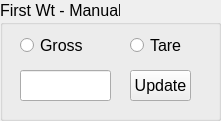
    <widget class="QGroupBox" name="groupBox_2">
     <property name="geometry">
      <rect>
       <x>1080</x>
       <y>20</y>
       <width>221</width>
       <height>121</height>
      </rect>
     </property>
     <property name="font">
      <font>
       <family>Arial</family>
       <pointsize>12</pointsize>
      </font>
     </property>
     <property name="title">
      <string>First Wt - Manual</string>
     </property>
     <widget class="QRadioButton" name="radioButton_5">
      <property name="geometry">
       <rect>
        <x>20</x>
        <y>30</y>
        <width>81</width>
        <height>31</height>
       </rect>
      </property>
      <property name="font">
       <font>
        <family>Arial</family>
        <pointsize>12</pointsize>
       </font>
      </property>
      <property name="text">
       <string>Gross</string>
      </property>
      <property name="checked">
       <bool>false</bool>
      </property>
     </widget>
     <widget class="QRadioButton" name="radioButton_6">
      <property name="geometry">
       <rect>
        <x>130</x>
        <y>30</y>
        <width>71</width>
        <height>31</height>
       </rect>
      </property>
      <property name="font">
       <font>
        <family>Arial</family>
        <pointsize>12</pointsize>
       </font>
      </property>
      <property name="text">
       <string>Tare</string>
      </property>
      <property name="checked">
       <bool>false</bool>
      </property>
     </widget>
     <widget class="QPushButton" name="pushButton_10">
      <property name="geometry">
       <rect>
        <x>130</x>
        <y>70</y>
        <width>61</width>
        <height>31</height>
       </rect>
      </property>
      <property name="font">
       <font>
        <family>Arial</family>
        <pointsize>12</pointsize>
       </font>
      </property>
      <property name="text">
       <string>Update</string>
      </property>
     </widget>
     <widget class="QLineEdit" name="lineEdit_8">
      <property name="geometry">
       <rect>
        <x>20</x>
        <y>70</y>
        <width>91</width>
        <height>31</height>
       </rect>
      </property>
      <property name="font">
       <font>
        <family>Arial</family>
        <pointsize>12</pointsize>
       </font>
      </property>
     </widget>
    </widget>
